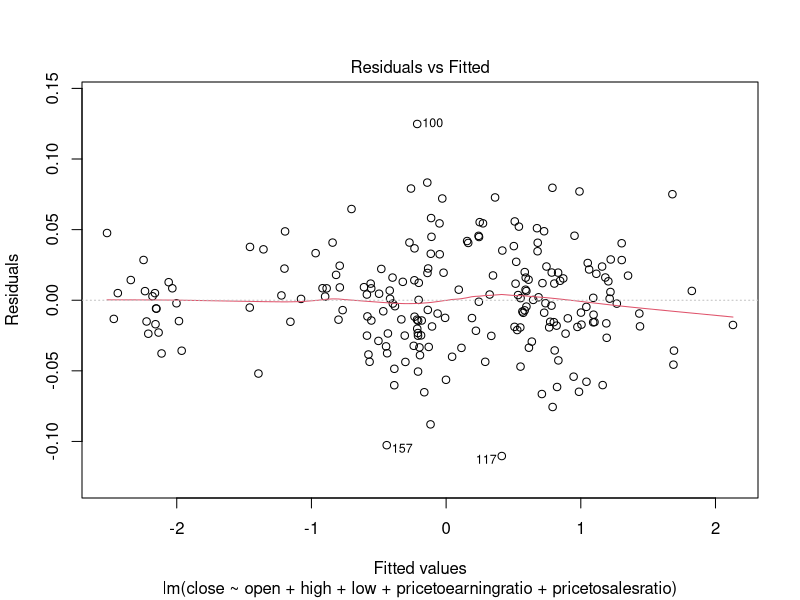
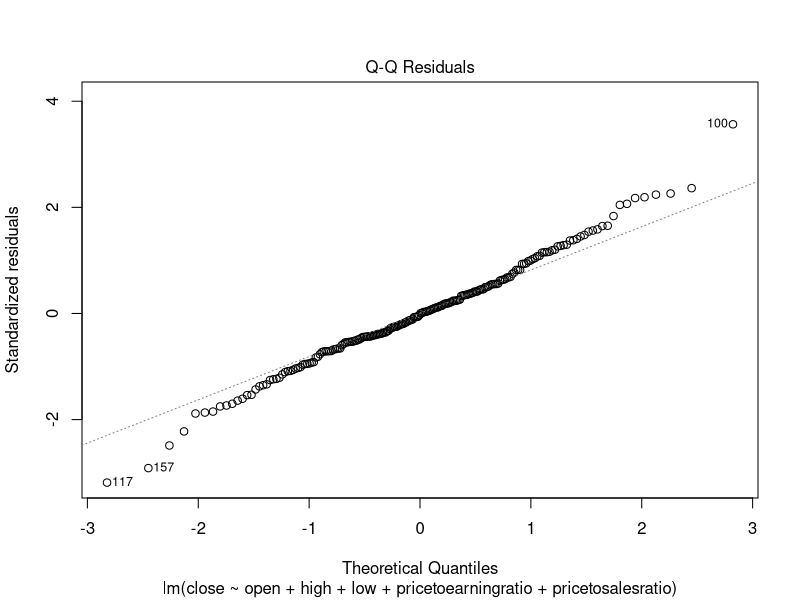
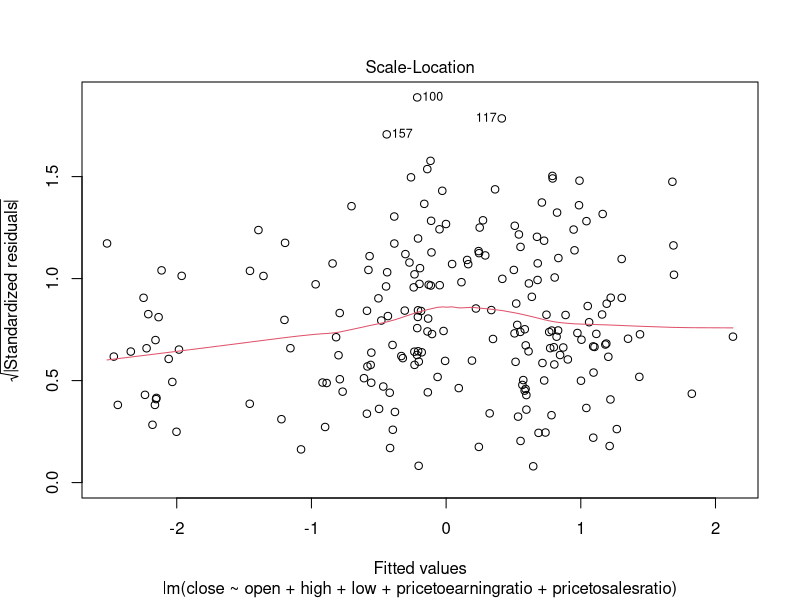
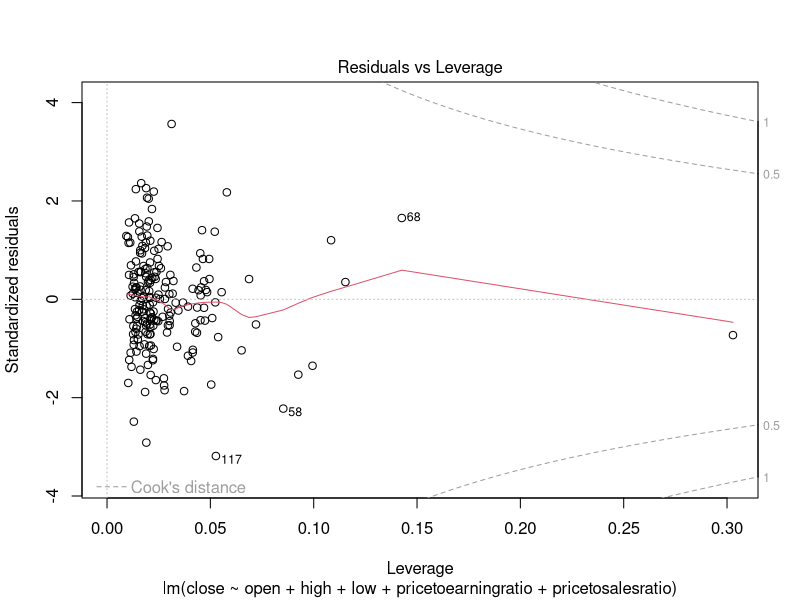
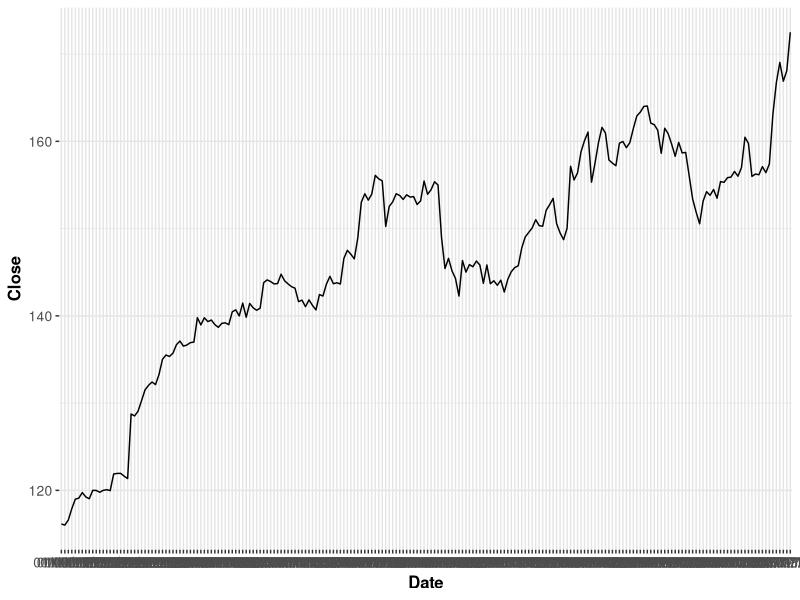

Generate these figures, in order, with R:
XYdata <- read.csv(file="normalised.csv", header=TRUE, sep=",")
model01 = lm(close ~open+high+low+pricetoearningratio+pricetosalesratio, XYdata)
summary(model01)
anova(model01)
a01 = AIC(model01)
plot(model01)


model02 = lm(close ~open+high+low+pricetoearningratio, XYdata)
summary(model02)
anova(model02)
a02 = AIC(model02)

model03 = lm(close ~open+high+low+pricetosalesratio, XYdata)
summary(model03)
anova(model03)
a03 = AIC(model03)

model04 = lm(close ~open+high+pricetoearningratio+pricetosalesratio, XYdata)
summary(model04)
anova(model04)
a04 = AIC(model04)

model05 = lm(close ~open+low+pricetoearningratio+pricetosalesratio, XYdata)
summary(model05)
anova(model05)
a05 = AIC(model05)

model06 = lm(close ~high+low+pricetoearningratio+pricetosalesratio, XYdata)
summary(model06)
anova(model06)
a06 = AIC(model06)

model07 = lm(close ~open+high+low, XYdata)
summary(model07)
anova(model07)
a07 = AIC(model07)

model08 = lm(close ~open+high+pricetoearningratio, XYdata)
summary(model08)
anova(model08)
a08 = AIC(model08)

model09 = lm(close ~open+high+pricetosalesratio, XYdata)
summary(model09)
anova(model09)
a09 = AIC(model09)

model10 = lm(close ~open+low+pricetoearningratio, XYdata)
summary(model10)
anova(model10)
a10 = AIC(model10)

model11 = lm(close ~open+low+pricetosalesratio, XYdata)
summary(model11)
anova(model11)
a11 = AIC(model11)

model12 = lm(close ~open+pricetoearningratio+pricetosalesratio, XYdata)
summary(model12)
anova(model12)
a12 = AIC(model12)

model13 = lm(close ~high+low+pricetoearningratio, XYdata)
summary(model13)
anova(model13)
a13 = AIC(model13)

model14 = lm(close ~high+low+pricetosalesratio, XYdata)
summary(model14)
anova(model14)
a14 = AIC(model14)

model15 = lm(close ~high+pricetoearningratio+pricetosalesratio, XYdata)
summary(model15)
anova(model15)
a15 = AIC(model15)

model16 = lm(close ~low+pricetoearningratio+pricetosalesratio, XYdata)
summary(model16)
anova(model16)
a16 = AIC(model16)

model17 = lm(close~high+low,XYdata)
summary(model17)
anova(model17)
a17 = AIC(model17)

model18 = lm(close~open+high,XYdata)
summary(model18)
anova(model18)
a18 = AIC(model18)

model19 = lm(close~open+low,XYdata)
summary(model19)
anova(model19)
a19 = AIC(model19)

model20 = lm(close~open+pricetoearningratio,XYdata)
summary(model20)
anova(model20)
a20 = AIC(model20)

model21 = lm(close~open+pricetosalesratio,XYdata)
summary(model21)
anova(model21)
a21 = AIC(model21)

model22 = lm(close~high+pricetosalesratio,XYdata)
summary(model22)
anova(model22)
a22 = AIC(model22)

model23 = lm(close~high+pricetoearningratio,XYdata)
summary(model23)
anova(model23)
a23 = AIC(model23)

model24 = lm(close~low+pricetosalesratio,XYdata)
summary(model24)
anova(model24)
a24 =  AIC(model24)

model25 = lm(close~low+pricetoearningratio,XYdata)
summary(model25)
anova(model25)
a25 = AIC(model25)

model26 = lm(close~pricetoearningratio+pricetosalesratio,XYdata)
summary(model26)
anova(model26)
a26 = AIC(model26)

model27 = lm(close ~open, XYdata)
summary(model27)
anova(model27)
a27 = AIC(model27)

model28 = lm(close ~high, XYdata)
summary(model28)
anova(model28)
a28 = AIC(model28)

model29 = lm(close ~low, XYdata)
summary(model29)
anova(model29)
a29 = AIC(model29)

model30 = lm(close ~pricetoearningratio, XYdata)
summary(model30)
anova(model30)
a30 = AIC(model30)

model31 = lm(close ~pricetosalesratio, XYdata)
summary(model31)
anova(model31)
a31 = AIC(model31)


library(ggplot2)
snps<-read.csv("normalised.csv", header = TRUE)
colnames(snps)=c("Date", "open", "high", "low", "pricetoarningsratio", "pricetosalesratio", "Close", "Symbol", "closetrue")
ggplot(snps, aes(x = Date, y = closetrue, group = Symbol, fill = Symbol)) +
  geom_line() + 
  theme(panel.border = element_blank(),
        panel.background = element_blank(),
        panel.grid.minor = element_line(colour = "grey90"),
        panel.grid.major = element_line(colour = "grey90"),
        panel.grid.major.x = element_line(colour = "grey90"),
        axis.text = element_text(size = 10),
        axis.title = element_text(size = 12, face = "bold"),
        strip.text = element_text(size = 9, face = "bold")) +
  labs(x = "Date", y = "Close")

library("forecast")
XYdata <- read.csv(file="normalised.csv", header=TRUE, sep=",")
model = lm(close ~open+high+low+pricetoearningratio+pricetosalesratio, XYdata)
X=with(XYdata,cbind(1, open, high, low, pricetoearningratio, pricetosalesratio))
Y= XYdata$close
model = arima(Y, order = c(5,4,4))
summary(model)

XYdata <- read.csv(file="completetimeseries.csv", header=TRUE, sep=",")
timeseries= lm(close~closet1, XYdata)
summary(timeseries)
anova(timeseries)
AIC(timeseries)

XYdata <- read.csv(file="completetimeseries.csv", header=TRUE, sep=",")
total=lm(close ~open+high+low+pricetoearningratio+pricetosalesratio, XYdata)
summary(total)
anova(total)
AIC(total)

XYdata <- read.csv(file="normalised.csv", header=TRUE, sep=",")
dt = sort(sample(nrow(XYdata), nrow(XYdata)*.85))
train<-XYdata[dt,]
test<-XYdata[-dt,]
modfit<-lm(close ~ open+high+low+pricetoearningratio+pricetosalesratio, data= train)
predictest<-predict(modfit, XYdata[-dt,])
exp(coef(modfit))
predict(modfit,newdata = test)
pre<-predict(modfit,newdata = test)
accuracy=table(pre,test[,"close"])
sum(diag(accuracy))/sum(accuracy)
summary(modfit)
anova(modfit)
